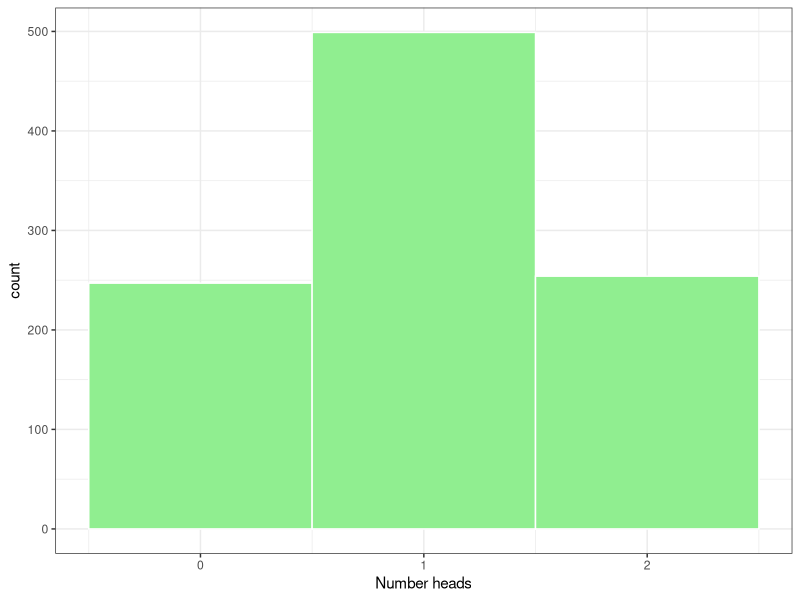
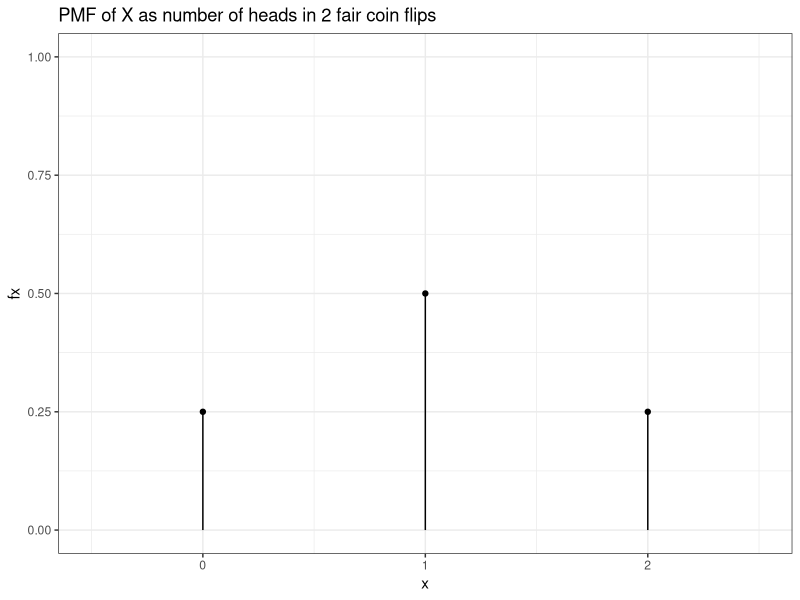
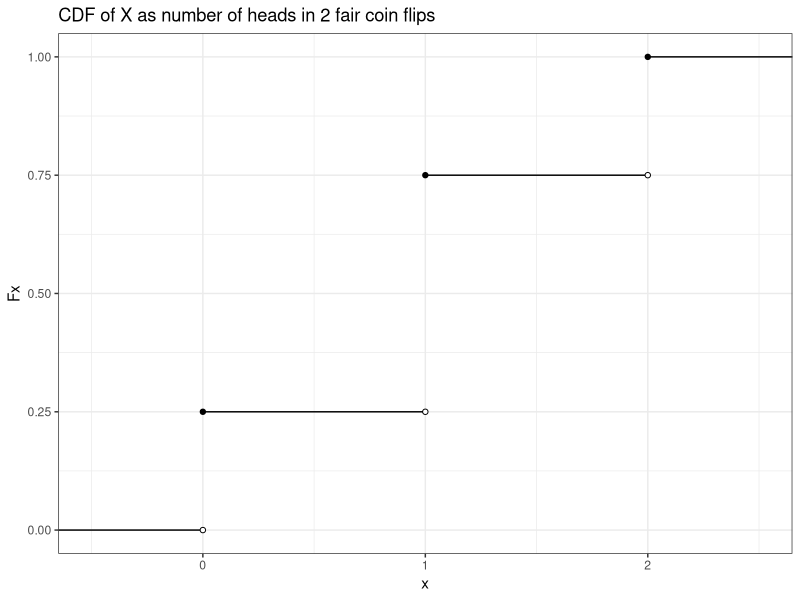
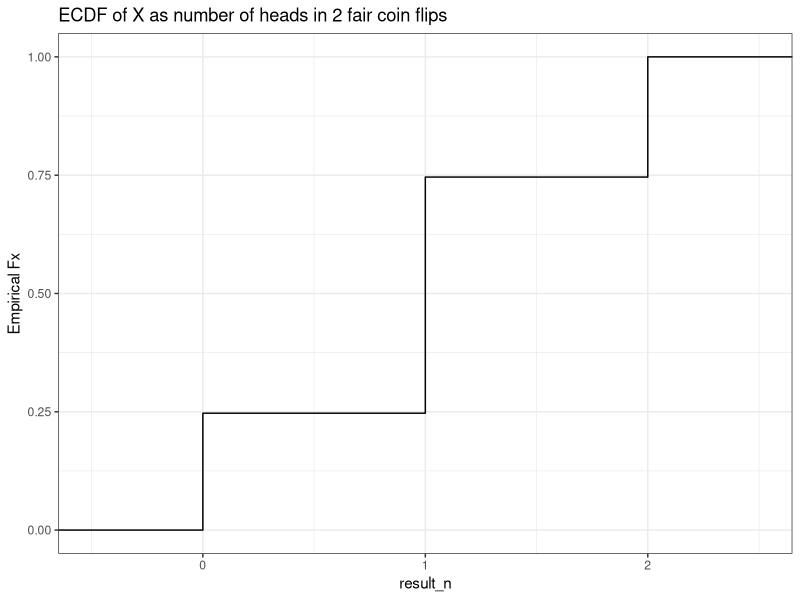
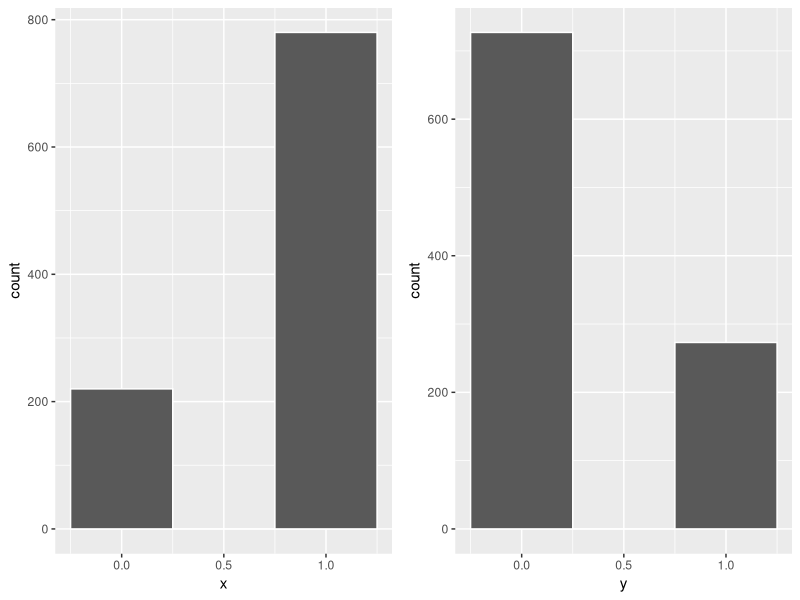
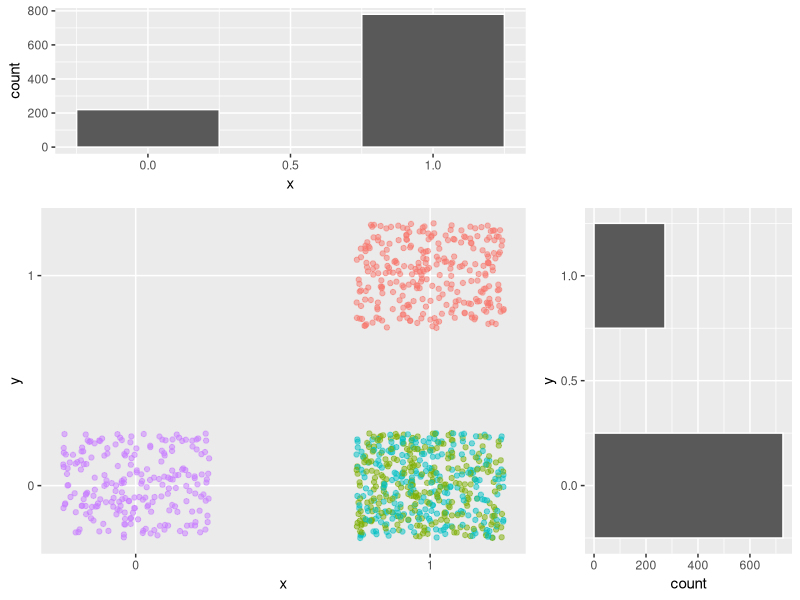
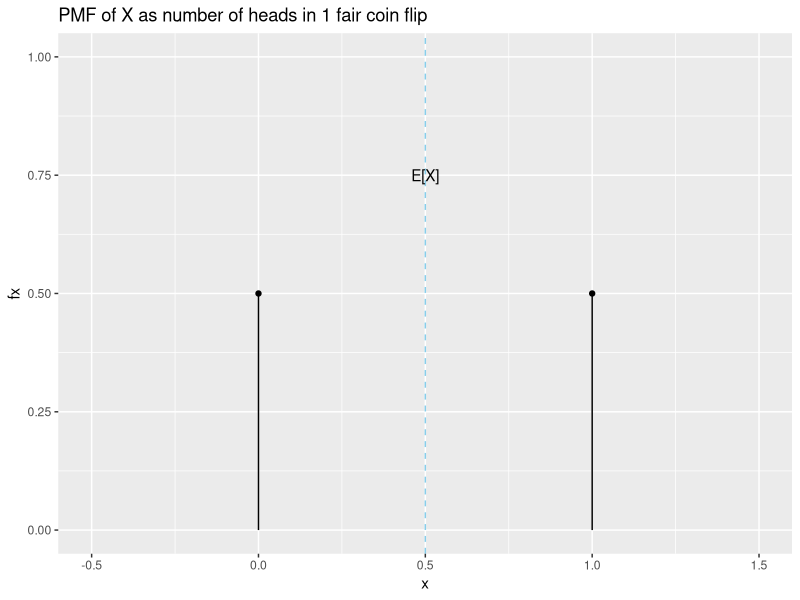
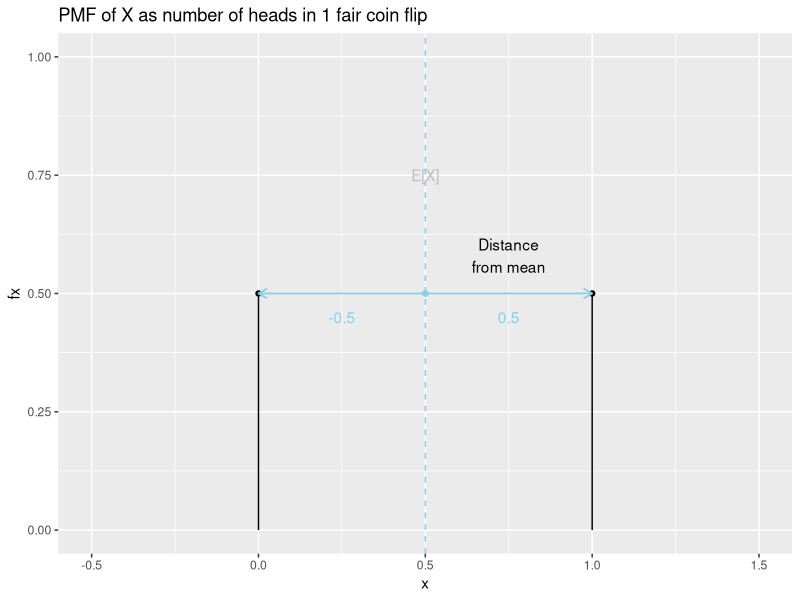

These charts were generated, in order, by the following R code:
### R code from vignette source 'slides_32.Rnw'

###################################################
### code chunk number 1: slides_32.Rnw:31-34
###################################################
library(ggplot2)
library(gridExtra)
set.seed(60637)


###################################################
### code chunk number 2: slides_32.Rnw:173-180
###################################################
X <- c(0, 1, 2)
probs <- c(0.25, 0.5, 0.25)

sample(x = X,
       size = 1,
       prob = probs)



###################################################
### code chunk number 3: slides_32.Rnw:185-192
###################################################
n <- 1000
result_n <- sample(x = X,
                   size = n,
                   prob = probs,
                   replace = TRUE)

table(result_n)


###################################################
### code chunk number 4: slides_32.Rnw:198-201
###################################################

prop.table(table(result_n))



###################################################
### code chunk number 5: slides_32.Rnw:227-231
###################################################
ggplot(data.frame(result_n), aes(x = result_n)) +
  geom_histogram(bins = 3, color = 'white', fill = 'lightgreen') +
  theme_bw() + xlab('Number heads')



###################################################
### code chunk number 6: slides_32.Rnw:296-310
###################################################
plotdata <- data.frame(
  x = c(-1, 0, 1, 2),
  xend = c(0, 1, 2, 3),
  fx = c(0, 1/4, 1/2, 1/4),
  Fx = c(0, 1/4, 3/4, 1) # cumsum(fx)
)

ggplot(plotdata, aes(x = x, y = fx)) +
  geom_point() +
  coord_cartesian(xlim = c(-0.5, 2.5),
                  ylim = c(0,1)) +
  geom_segment(aes(x = x, y = c(0,0,0,0), xend = x, yend = fx)) +
  ggtitle('PMF of X as number of heads in 2 fair coin flips') +
  theme_bw()


###################################################
### code chunk number 7: slides_32.Rnw:382-389
###################################################
ggplot(plotdata, aes(x = x, y = Fx)) +
  geom_segment(aes(x = x, y = Fx, xend = xend, yend = Fx)) +
  geom_point() +
  geom_point(aes(x = xend, y = Fx), shape= 21, fill = 'white') +
  coord_cartesian(xlim = c(-0.5, 2.5),
                  ylim = c(0,1)) +
  ggtitle('CDF of X as number of heads in 2 fair coin flips') + theme_bw()


###################################################
### code chunk number 8: slides_32.Rnw:416-423
###################################################

ggplot(data.frame(result_n), aes(x = result_n)) +
  stat_ecdf() +
  coord_cartesian(xlim = c(-0.5, 2.5)) +
  ylab('Empirical Fx') +
  ggtitle('ECDF of X as number of heads in 2 fair coin flips') + theme_bw()



###################################################
### code chunk number 9: slides_32.Rnw:573-592
###################################################
Omega <- c('HH', 'HT', 'TH', 'TT')
probs <- c(0.25, 0.25, 0.25, 0.25)

result_n <- sample(x = Omega,
                   size = n,
                   prob = probs,
                   replace = TRUE)

result_mat <- data.frame(omega = result_n,
                         x = ifelse(result_n == 'TT', 0, 1),
                         y = ifelse(result_n == 'HH', 1, 0))

options <- list(theme(panel.grid.minor = element_blank()), scale_x_continuous(breaks = c(0, 1))) + # save some style options
  theme_bw()

p1 <- ggplot(result_mat) + geom_histogram(aes(x = x), bins = 3, position = 'identity', color = 'white') + options

p2 <- ggplot(result_mat) + geom_histogram(aes(x = y), bins = 3, position = 'identity', color = 'white') + options



###################################################
### code chunk number 10: slides_32.Rnw:612-613
###################################################
grid.arrange(p1, p2, ncol = 2)


###################################################
### code chunk number 11: slides_32.Rnw:686-707
###################################################
hist_top <- p1
empty <- ggplot() + geom_point(aes(1,1), colour="white") +
  theme(axis.ticks=element_blank(),
        panel.background=element_blank(),
        axis.text.x=element_blank(), axis.text.y=element_blank(),
        axis.title.x=element_blank(), axis.title.y=element_blank())

count_mat <- aggregate(
  list(count = result_mat$omega), 
  list(x = result_mat$x, y = result_mat$y), length)

scatter <- ggplot(result_mat, aes(x = x, y = y, color = omega)) +
  geom_jitter(width = 0.25, height = 0.25, alpha = 0.5) +
  scale_x_continuous(breaks = c(0, 1)) +
  scale_y_continuous(breaks = c(0,1)) +
  theme(panel.grid.minor = element_blank(), legend.position = 'none')

hist_right <- p2 + coord_flip()

grid.arrange(hist_top, empty, scatter, hist_right, ncol=2, nrow=2, widths=c(4, 2), heights=c(2, 4))



###################################################
### code chunk number 12: slides_32.Rnw:878-891
###################################################
plotdata <- data.frame(
  x = c(0, 1),
  fx = c(1/2, 1/2)
)

ggplot(plotdata, aes(x = x, y = fx)) +
  geom_point() +
  coord_cartesian(xlim = c(-0.5, 1.5),
                  ylim = c(0,1)) +
  geom_segment(aes(x = x, y = c(0,0), xend = x, yend = fx)) +
  geom_vline(xintercept = 0.5, lty = 'dashed', color = 'skyblue') +
  annotate(geom="text", x=0.5, y=0.75, label="E[X]") +
  ggtitle('PMF of X as number of heads in 1 fair coin flip')


###################################################
### code chunk number 13: slides_32.Rnw:1001-1016
###################################################

ggplot(plotdata, aes(x = x, y = fx)) +
  geom_point() +
  coord_cartesian(xlim = c(-0.5, 1.5),
                  ylim = c(0,1)) +
  geom_segment(aes(x = x, y = c(0,0), xend = x, yend = fx)) +
  geom_vline(xintercept = 0.5, lty = 'dashed', color = 'skyblue') +
  annotate(geom="text", x=0.5, y=0.75, label="E[X]", col = 'grey') +
  geom_segment(aes(x = 0.5, xend = 0.0, y = 0.5, yend = 0.5), arrow = arrow(length = unit(0.25, "cm")), color = 'skyblue') +
  geom_segment(aes(x = 0.5, xend = 1, y = 0.5, yend = 0.5), arrow = arrow(length = unit(0.25, "cm")), color = 'skyblue') +
  annotate(geom="text", x=0.75, y=0.58, label="Distance\nfrom mean") +
  annotate(geom="text", x=0.25, y=0.45, label="-0.5", color = 'skyblue') +
  annotate(geom="text", x=0.75, y=0.45, label="0.5", color = 'skyblue') +
  geom_point(aes(x = 0.5, y = 0.5), color = 'skyblue') +
  ggtitle('PMF of X as number of heads in 1 fair coin flip')


###################################################
### code chunk number 14: slides_32.Rnw:1043-1058
###################################################

ggplot(plotdata, aes(x = x, y = fx)) +
  geom_point() +
  coord_cartesian(xlim = c(-0.5, 1.5),
                  ylim = c(0,1)) +
  geom_segment(aes(x = x, y = c(0,0), xend = x, yend = fx)) +
  geom_vline(xintercept = 0.5, lty = 'dashed', color = 'skyblue') +
  annotate(geom="text", x=0.5, y=0.75, label="E[X]", col = 'grey') +
  geom_segment(aes(x = 0.5, xend = 0.25, y = 0.5, yend = 0.5), arrow = arrow(length = unit(0.25, "cm")), color = 'skyblue') +
  geom_segment(aes(x = 0.5, xend = 0.75, y = 0.5, yend = 0.5), arrow = arrow(length = unit(0.25, "cm")), color = 'skyblue') +
  annotate(geom="text", x=0.75, y=0.58, label="Squared distance\nfrom mean") +
  annotate(geom="text", x=0.25, y=0.45, label="0.25", color = 'skyblue') +
  annotate(geom="text", x=0.75, y=0.45, label="0.25", color = 'skyblue') +
  geom_point(aes(x = 0.5, y = 0.5), color = 'skyblue') +
  ggtitle('PMF of X as number of heads in 1 fair coin flip')


###################################################
### code chunk number 15: slides_32.Rnw:1087-1102
###################################################

ggplot(plotdata, aes(x = x, y = fx)) +
  geom_point() +
  coord_cartesian(xlim = c(-0.5, 1.5),
                  ylim = c(0,1)) +
  geom_segment(aes(x = x, y = c(0,0), xend = x, yend = fx)) +
  geom_vline(xintercept = 0.5, lty = 'dashed', color = 'skyblue') +
  annotate(geom="text", x=0.5, y=0.75, label="E[X]", col = 'grey') +
  geom_segment(aes(x = 0.5, xend = 0.0, y = 0.5, yend = 0.5), arrow = arrow(length = unit(0.25, "cm")), color = 'skyblue') +
  geom_segment(aes(x = 0.5, xend = 1, y = 0.5, yend = 0.5), arrow = arrow(length = unit(0.25, "cm")), color = 'skyblue') +
  annotate(geom="text", x=0.75, y=0.6, label="Square root of average\nsquared distance\nfrom mean") +
  annotate(geom="text", x=0.25, y=0.45, label="0.5", color = 'skyblue') +
  annotate(geom="text", x=0.75, y=0.45, label="0.5", color = 'skyblue') +
  geom_point(aes(x = 0.5, y = 0.5), color = 'skyblue') +
  ggtitle('PMF of X as number of heads in 1 fair coin flip')


###################################################
### code chunk number 16: slides_32.Rnw:1165-1183
###################################################
plotdata <- data.frame(
  x = c(0, 1, 2),
  xend = c(1, 2, 3),
  fx = c(1/16, 3/8, 9/16),
  Fx = cumsum(c(1/16, 3/8, 9/16))
)

# Expected value
Ex <- sum(plotdata$x*plotdata$fx)

ggplot(plotdata, aes(x = x, y = fx)) +
  geom_point() +
  coord_cartesian(xlim = c(-0.8, 2.8),
                  ylim = c(0,1)) +
  geom_segment(aes(x = x, y = c(0,0,0), xend = x, yend = fx)) +
  geom_vline(xintercept = 1.5, lty = 'dashed', color = 'skyblue') +
  annotate(geom="text", x=1.5, y=0.75, label="E[X]") +
  ggtitle('PMF of X as number of heads in 2 UNfair coin flips')


###################################################
### code chunk number 17: slides_32.Rnw:1220-1234
###################################################

ggplot(plotdata, aes(x = x, y = fx)) +
  geom_point() +
  coord_cartesian(xlim = c(-0.8, 2.8),
                  ylim = c(0,1)) +
  geom_segment(aes(x = x, y = c(0,0,0), xend = x, yend = fx)) +
  geom_vline(xintercept = Ex, lty = 'dashed', color = 'skyblue') +
  annotate(geom="text", x=Ex, y=0.75, label="E[X]", color = 'grey') +
  geom_segment(aes(x = Ex, xend = x, y = fx, yend = fx),
               arrow = arrow(length = unit(0.25, "cm")), color = 'skyblue') +
  geom_point(aes(x = Ex, y = fx), color = 'skyblue') +
  annotate(geom="text", x=1.8, y=0.63, label="Distance\nfrom mean") +
  annotate(geom="text", x=(plotdata$x+Ex)/2, y=(plotdata$fx-0.05), label=(plotdata$x-Ex), color = 'skyblue') +
    ggtitle('PMF of X as number of heads in 2 UNfair coin flips')


